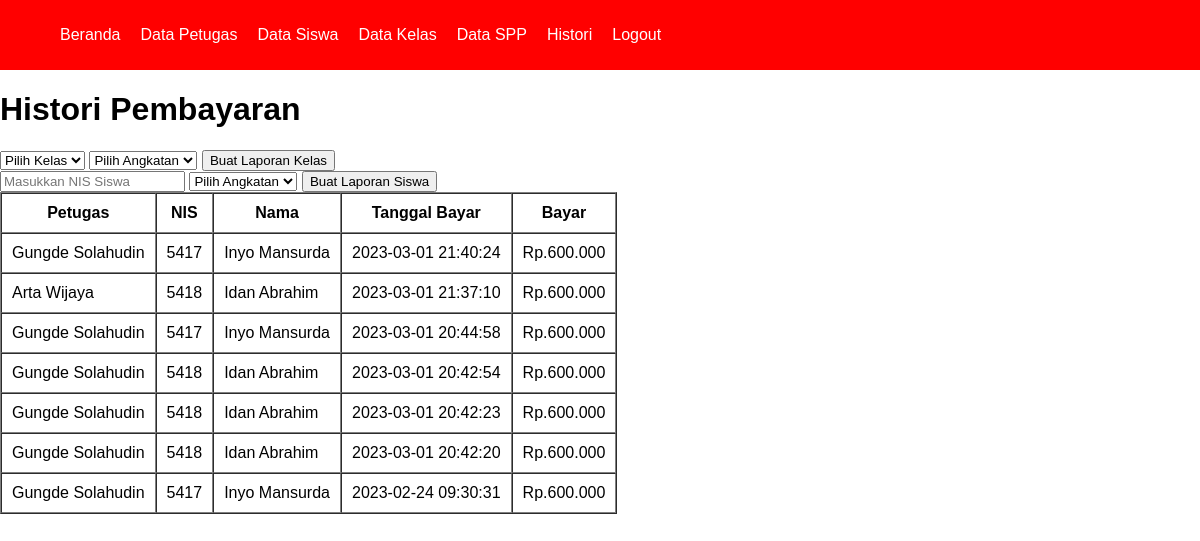
Before: /spp/spp.php (signed in) with the older database file.
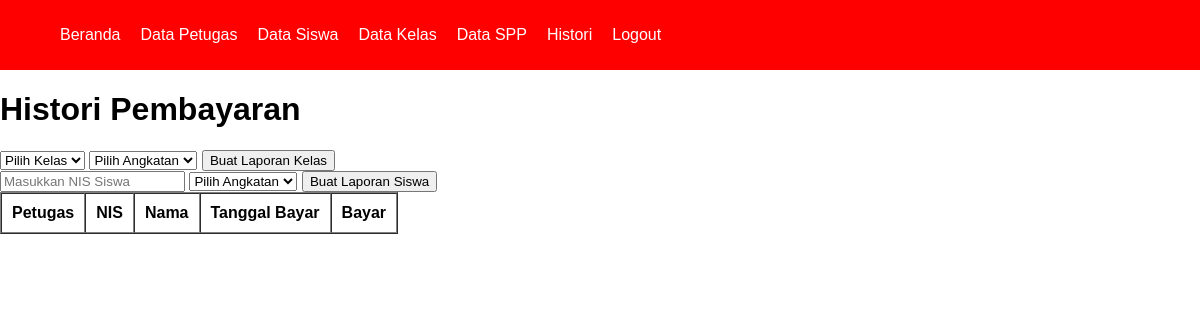
After: the same page with the newer database file.
### tables this page shows
CREATE TABLE `tb_spp` (
  `id_spp` int(11) NOT NULL,
  `nip` varchar(5) NOT NULL,
  `nis` int(11) NOT NULL,
  `tgl_bayar` datetime NOT NULL,
  `bayar` double NOT NULL
);

CREATE TABLE `tb_petugas` (
  `nip` varchar(5) NOT NULL,
  `nama_petugas` varchar(100) NOT NULL,
  `username` varchar(50) NOT NULL,
  `password` varchar(50) NOT NULL,
  `leveluser` varchar(50) NOT NULL,
  `no_telp` varchar(50) NOT NULL
);

CREATE TABLE `tb_siswa` (
  `nis` int(11) NOT NULL,
  `nama_siswa` varchar(100) NOT NULL,
  `password` varchar(10) NOT NULL,
  `id_kelas` varchar(10) NOT NULL,
  `jenis_kelamin` varchar(10) NOT NULL,
  `alamat` varchar(100) NOT NULL
);

### spp/functions_spp.php (called while the page is built)
<?php
    $conn = mysqli_connect("localhost", "root", "", "spp_db");
    function query($query){
        global $conn;
        $result = mysqli_query($conn, $query);
        $rows = [];
        while( $row = mysqli_fetch_assoc($result)) {
            $rows[] = $row;
        }
        return $rows;
    }
?>

### spp/spp.php (the view, shortened to what this page needs)
<?php
    require 'functions_spp.php';
    require '../views/template/navbar.php';
    $spp = query("SELECT * FROM tb_spp INNER JOIN tb_siswa USING (nis) INNER JOIN tb_petugas USING (nip) ORDER BY id_spp DESC");
?>
<!DOCTYPE html>
<html lang="en">
<head>
    <link rel="stylesheet" href="../CSS/style.css">
</head>
<body>
    <h1>Histori Pembayaran</h1>
    <?php if($_SESSION['leveluser'] == 'Admin' || $_SESSION['leveluser'] == 'Petugas') : ?>
    <form action="laporan_kelas.php" method="POST" autocomplete="off">
        <select name="kelas" id="kelas" required>
            <option value="" selected>Pilih Kelas</option>
        </select>
        <select name="angkatan" id="angkatan" required>
            <option value="" selected>Pilih Angkatan</option>
        </select>
        <button type="submit">Buat Laporan Kelas</button>
    </form>
    <form action="laporan_siswa.php" method="POST" autocomplete="off">
        <input type="text" name="nis" id="nis" placeholder="Masukkan NIS Siswa" required>
        <select name="angkatan" id="angkatan" required>
            <option value="" selected>Pilih Angkatan</option>
        </select>
        <button type="submit">Buat Laporan Siswa</button>
    </form>
    <?php endif; ?>
    <table border="1" cellspacing="0" cellpadding="10">
        <tr>
            <th>Petugas</th>
            <th>NIS</th>
            <th>Nama</th>
            <th>Tanggal Bayar</th>
            <th>Bayar</th>
        </tr>
        <?php foreach($spp as $row) : ?>
        <tr>
            <td><?= $row["nama_petugas"]; ?></td>
            <td><?= $row["nis"]; ?></td>
            <td><?= $row["nama_siswa"]; ?></td>
            <td><?= $row["tgl_bayar"] ?></td>
            <td>Rp.<?= number_format($row["bayar"], 0, ',', '.'); ?></td>
        </tr>
        <?php endforeach; ?>
    </table>
</body>
</html>

### views/template/navbar.php (shortened to what this page needs)
<!DOCTYPE html>
<html lang="en">
<head>
    <header>
        <nav>
            <ul>
                <?php if($_SESSION['leveluser'] == "Admin") { ?>
                <li><a href="../dashboard/dashboard.php">Beranda</a></li>
                <li><a href="../petugas/petugas.php">Data Petugas</a></li>
                <li><a href="../siswa/siswa.php">Data Siswa</a></li>
                <li><a href="../kelas/kelas.php">Data Kelas</a></li>
                <li><a href="../pembayaran/pembayaran.php">Data SPP</a></li>
                <li><a href="../spp/spp.php">Histori</a></li>
                <li><a href="../login/logout.php">Logout</a></li>
                <?php } else { ?>
                <li><a href="../dashboard/dashboard.php">Beranda</a></li>
                <li><a href="../spp/spp.php">Histori</a></li>
                <li><a href="../login/logout.php">Logout</a></li>
                <?php } ?>
            </ul>
        </nav>
    </header>
</head>
<body>

### CSS/style.css (style rules this page uses)
html, body { margin: 0; padding: 0; box-sizing: border-box; font-family: 'Gill Sans', 'Gill Sans MT', Calibri, 'Trebuchet MS', sans-serif; overflow-x: hidden; }

### views/template/navbar.php (style rules this page uses)
html, body { margin: 0; padding: 0; box-sizing: border-box; }
ul li { list-style: none; }
header { width: 100%; height: 50px; background-color: red; display: flex; align-items: center; padding: 10px 20px; }
header nav ul { display: flex; justify-content: center; align-items: center; gap: 20px; }
header nav ul li a { text-decoration: none; color: #fff; }

Changed rows visible on the page:
removed tb_spp: nip.nama_petugas "Gungde Solahudin", nis "5417", nis.nama_siswa "Inyo Mansurda", tgl_bayar "2023-03-01 21:40:24", bayar "600.000"
removed tb_spp: nip.nama_petugas "Arta Wijaya", nis "5418", nis.nama_siswa "Idan Abrahim", tgl_bayar "2023-03-01 21:37:10", bayar "600.000"
removed tb_spp: nip.nama_petugas "Gungde Solahudin", nis "5417", nis.nama_siswa "Inyo Mansurda", tgl_bayar "2023-03-01 20:44:58", bayar "600.000"
removed tb_spp: nip.nama_petugas "Gungde Solahudin", nis "5418", nis.nama_siswa "Idan Abrahim", tgl_bayar "2023-03-01 20:42:54", bayar "600.000"
removed tb_spp: nip.nama_petugas "Gungde Solahudin", nis "5418", nis.nama_siswa "Idan Abrahim", tgl_bayar "2023-03-01 20:42:23", bayar "600.000"
removed tb_spp: nip.nama_petugas "Gungde Solahudin", nis "5418", nis.nama_siswa "Idan Abrahim", tgl_bayar "2023-03-01 20:42:20", bayar "600.000"
removed tb_spp: nip.nama_petugas "Gungde Solahudin", nis "5417", nis.nama_siswa "Inyo Mansurda", tgl_bayar "2023-02-24 09:30:31", bayar "600.000"
